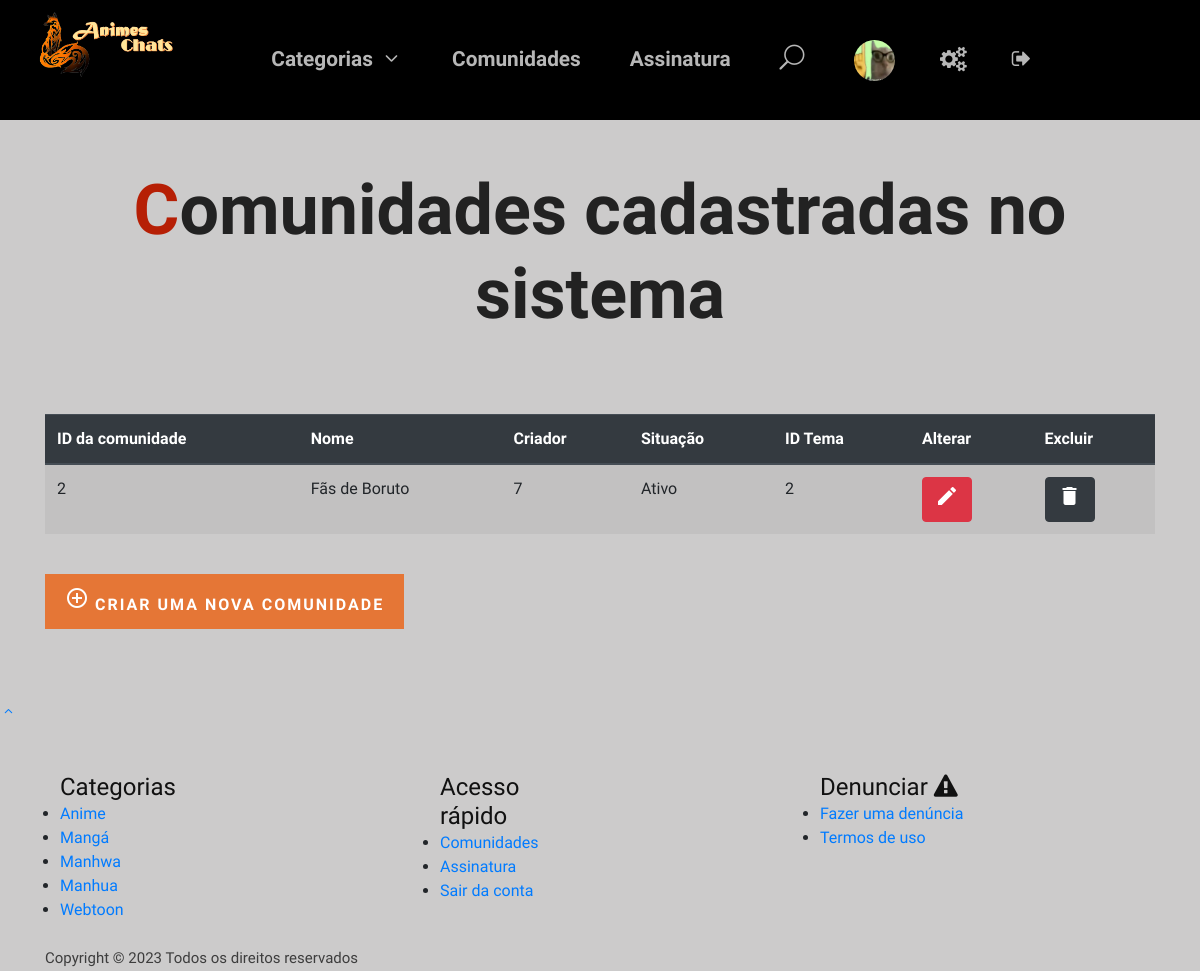
Screenshot of /view/comunidadeCrud.php (signed in) with the database file from the repository.
### tables this page shows
CREATE TABLE `comunidade` (
  `idcomunidade` int(11) NOT NULL,
  `idcriador` int(11) NOT NULL COMMENT 'foreign key',
  `nome` varchar(100) NOT NULL,
  `foto` varchar(255) NOT NULL,
  `situacao` varchar(1) NOT NULL,
  `descricao` varchar(3000) NOT NULL,
  `idtema` int(11) DEFAULT NULL
);

### model/DAO/comunidadeDAO.php (called while the page is built, shortened)
<?php
class comunidadeDAO
{
    public function listarComunidades(){
        try{
            $conn = new PDO('mysql:host=localhost;dbname=anime-chats;charset=utf8',"root","");
            $sql = "SELECT * FROM comunidade";
            $stmt = $conn->prepare($sql);
            $stmt->execute();
            $retorno = $stmt->fetchAll(PDO::FETCH_ASSOC);
            return $retorno;
        }catch(PDOException $e){
            echo $e->getMessage();
        }
    }
}

### view/comunidadeCrud.php (the view, shortened to what this page needs)
<!DOCTYPE html>
<html lang="pt-br">
<head>
    <link rel="stylesheet" href="../css/bootstrap.min.css" type="text/css">
    <link rel="stylesheet" href="../css/font-awesome.min.css" type="text/css">
    <link rel="stylesheet" href="../css/elegant-icons.css" type="text/css">
    <link rel="stylesheet" href="../css/plyr.css" type="text/css">
    <link rel="stylesheet" href="../css/nice-select.css" type="text/css">
    <link rel="stylesheet" href="../css/owl.carousel.min.css" type="text/css">
    <link rel="stylesheet" href="../css/slicknav.min.css" type="text/css">
    <link rel="stylesheet" href="../css/style.css" type="text/css">
    <link rel="stylesheet" href="../css/cadastroTema.css">
</head>
<body>
    <?php require_once './menu.php' ?>
    <div class="container mt-5">
        <h1 class="crud">Comunidades cadastradas no sistema</h1>
        <br><br>
        <?php
        if (!isset($_GET["idcomunidade"]) || $_GET["idcomunidade"] == 0) {
        ?>
            <div class="table-responsive">
                <table class="table table-striped">
                    <thead class="thead-dark">
                        <tr>
                            <th>ID da comunidade</th>
                            <th>Nome</th>
                            <th>Criador</th>
                            <th>Situação</th>
                            <th>ID Tema</th>
                            <th>Alterar</th>
                            <th>Excluir</th>
                        </tr>
                    </thead>
                    <?php
                    require_once "../model/DAO/comunidadeDAO.php";
                    $comunidadeConn = new comunidadeDAO();
                    $comunidades = $comunidadeConn->listarComunidades();
                    foreach ($comunidades as $comunidade) {
                    ?>
                        <tr>
                            <td><?= $comunidade["idcomunidade"] ?></td>
                            <td><?= $comunidade["nome"] ?></td>
                            <td><?= $comunidade["idcriador"] ?></td>
                            <td><?php if ($comunidade["situacao"] == 1) {
                                    echo "Ativo";
                                } else {
                                    echo "Inativo";
                                } ?></td>
                            <td><?= $comunidade['idtema'] ?></td>
                            <td>
                                <a href="?idcomunidade=<?= $comunidade["idcomunidade"] ?>" style="color:white;"><button class="btn btn-danger"><i class="material-icons">create</i></button></a>
                            </td>
                            <td>
                                <a href="../control/deletarComunidade.php?idcomunidade=<?= $comunidade["idcomunidade"] ?>&&nome=<?= $comunidade["nome"] ?>" style="color:white;"><button class="btn btn-dark"><i class="material-icons">delete</i></button></a>
                            </td>
                        </tr>
                    <?php
                    }
                    ?>
                </table>
                <br>
                <div>
                    <button class="site-btn"><a href="./criarComunidade.php"><i class="material-icons">control_point</i> Criar uma nova Comunidade</a></button>
                </div>
                <br><br><br>
            </div>
    </div>
<?php
        }
?>
</body>
<?php require_once './footer.php' ?>

### css/style.css (style rules this page uses)
html, body { height: 100%; font-family: "Mulish", sans-serif; -webkit-font-smoothing: antialiased; background: #cccbcb; }
h1, h2, h3, h4, h5, h6 { margin: 0; color: #111111; font-weight: 400; font-family: "Mulish", sans-serif; }
h1 { font-size: 70px; }
.site-btn { color: black; background: #e57636; font-weight: 700; border: none; letter-spacing: 2px; text-transform: uppercase; display: inline-block; padding: 12px 20px; }
.site-btn > a { color: #ffffff; }
.crud { margin-bottom:30px; text-align: center; font-weight: 700; color: #222; margin-top: 20px; }
.crud::first-letter { color: rgb(182, 31, 5); margin-bottom:30px; text-align: center; font-weight: 700; margin-top: 20px; }

### rows the page displays
comunidade: idcomunidade "2", nome "Fãs de Boruto", idcriador "7", situacao "Ativo", idtema "2"
